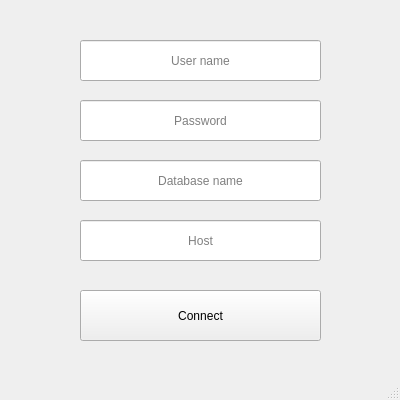
<?xml version="1.0" encoding="UTF-8"?>
<ui version="4.0">
 <class>connectDatabase</class>
 <widget class="QMainWindow" name="connectDatabase">
  <property name="geometry">
   <rect>
    <x>0</x>
    <y>0</y>
    <width>400</width>
    <height>400</height>
   </rect>
  </property>
  <property name="windowTitle">
   <string>Database connection</string>
  </property>
  <widget class="QWidget" name="centralwidget">
   <widget class="QPushButton" name="connectButton">
    <property name="geometry">
     <rect>
      <x>80</x>
      <y>290</y>
      <width>241</width>
      <height>51</height>
     </rect>
    </property>
    <property name="text">
     <string>Connect</string>
    </property>
   </widget>
   <widget class="QLineEdit" name="passwordText">
    <property name="geometry">
     <rect>
      <x>80</x>
      <y>100</y>
      <width>241</width>
      <height>41</height>
     </rect>
    </property>
    <property name="echoMode">
     <enum>QLineEdit::Password</enum>
    </property>
    <property name="alignment">
     <set>Qt::AlignCenter</set>
    </property>
    <property name="placeholderText">
     <string>Password</string>
    </property>
   </widget>
   <widget class="QLineEdit" name="userNameText">
    <property name="geometry">
     <rect>
      <x>80</x>
      <y>40</y>
      <width>241</width>
      <height>41</height>
     </rect>
    </property>
    <property name="alignment">
     <set>Qt::AlignCenter</set>
    </property>
    <property name="placeholderText">
     <string>User name</string>
    </property>
   </widget>
   <widget class="QLineEdit" name="databaseNameText">
    <property name="geometry">
     <rect>
      <x>80</x>
      <y>160</y>
      <width>241</width>
      <height>41</height>
     </rect>
    </property>
    <property name="alignment">
     <set>Qt::AlignCenter</set>
    </property>
    <property name="placeholderText">
     <string>Database name</string>
    </property>
   </widget>
   <widget class="QLineEdit" name="hostNameText">
    <property name="geometry">
     <rect>
      <x>80</x>
      <y>220</y>
      <width>241</width>
      <height>41</height>
     </rect>
    </property>
    <property name="alignment">
     <set>Qt::AlignCenter</set>
    </property>
    <property name="placeholderText">
     <string>Host</string>
    </property>
   </widget>
  </widget>
  <widget class="QStatusBar" name="statusbar"/>
 </widget>
 <resources/>
 <connections/>
</ui>
